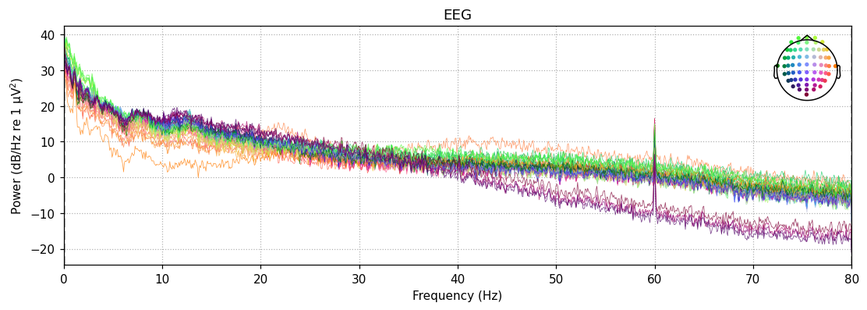
#> input picture paper/media/casestudy/01_psd_raw.png, 867 x 310 px, shrunk from 1112 x 397 before the run
$ python make_figure5_casestudy.py
#> lines starting #> are read from the running program, lines starting #| are printed output that depends on the picture
# -*- coding: utf-8 -*-
"""Figure 5: gallery of the real motor-imagery case study (§3.4).
Panels are the actual MNE-MCP archived outputs (mne_result/) for PhysioNet
eegbci S001, runs 4/8/12 (left vs right fist motor imagery). Sources live in
media/casestudy/ so the composite regenerates from in-repo files.
"""
import os
import matplotlib
matplotlib.use("Agg")
import matplotlib.pyplot as plt
import matplotlib.image as mpimg

for fam in ["Microsoft YaHei", "SimHei", "Source Han Sans SC", "DejaVu Sans"]:
    try:
        matplotlib.rcParams["font.sans-serif"] = [fam]
        break
    except Exception:
        continue
matplotlib.rcParams["axes.unicode_minus"] = False

HERE = os.path.dirname(__file__)
CS = os.path.join(HERE, "media", "casestudy")

panels = [
    ("01_psd_raw.png", "(a) 原始 PSD：可见 ~10 Hz mu 与 60 Hz 工频峰"),
    ("04_psd_filtered.png", "(b) 滤波(1–40 Hz)+陷波(60 Hz)+平均参考后"),
    ("05_ica_components.png", "(c) ICA 成分地形（IC0 = 额部眨眼，已剔除）"),
    ("08_evoked_left_joint.png", "(d) 左手想象诱发响应：线索瞬态峰 ~0.29 s"),
    ("10_erp_image_C3.png", "(e) C3 单试次 ERP 图像（试次 × 时间）"),
    ("13_csp_patterns.png", "(f) CSP 空间模式：聚焦双侧感觉运动区"),
]

fig, axes = plt.subplots(2, 3, figsize=(10.2, 6.4), dpi=200)
for ax, (fn, cap) in zip(axes.ravel(), panels):
    img = mpimg.imread(os.path.join(CS, fn))
#> img is the input picture: shape (310, 867, 4) float32; mean R, G, B, A 0.942, 0.939, 0.934, 1
    ax.imshow(img)
    ax.set_title(cap, fontsize=9.2, color="#222", pad=4)
    ax.axis("off")

fig.suptitle("运动想象 EEG 案例（PhysioNet eegbci S001）经 MNE-MCP 的端到端产物",
             fontsize=11.5, fontweight="bold", y=0.995)
fig.tight_layout(rect=[0, 0, 1, 0.97])
out = os.path.join(CS, "..", "figure5_casestudy.png")
fig.savefig(out, bbox_inches="tight", facecolor="white")
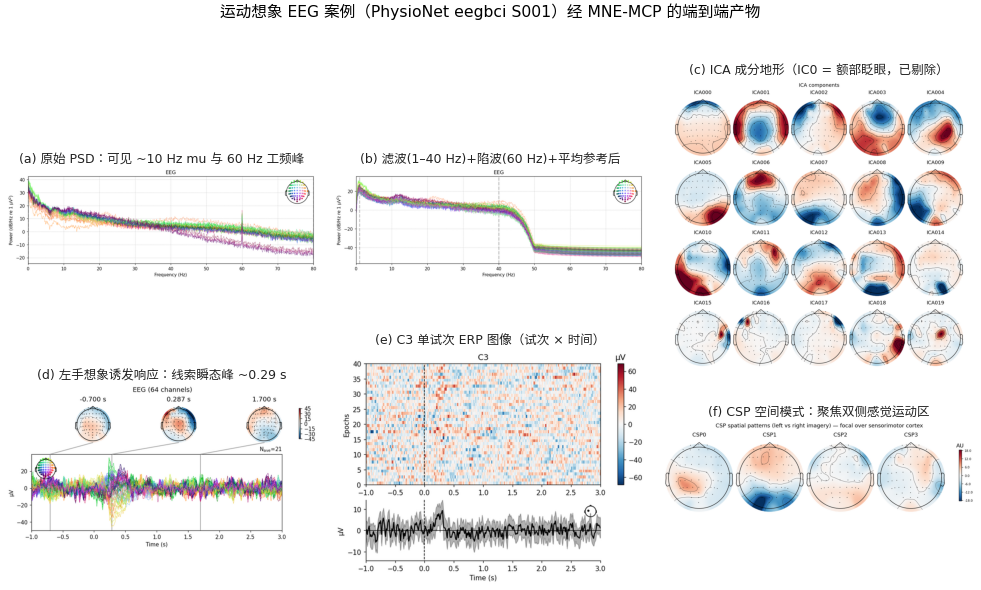
#> figure drawn by matplotlib, 6 panels
print("WROTE", os.path.normpath(out))
